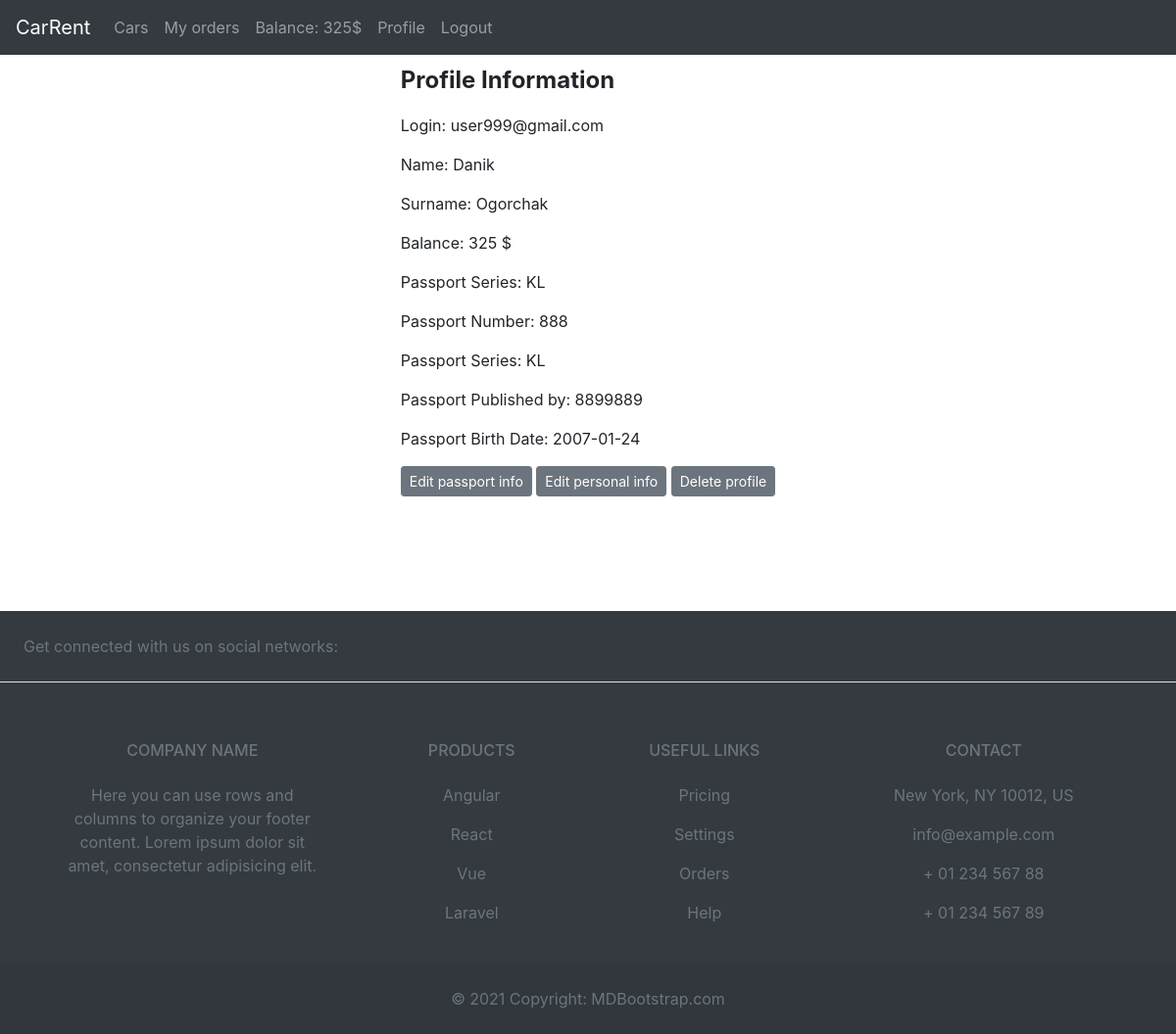
Page /profile (signed in) on the committed database.
### car_rental_app/models/user.py (models this page shows, shortened)
class User(UserMixin, db.Model):
    __tablename__ = "user"
    id = db.Column(db.Integer, primary_key=True, autoincrement=True)
    login = db.Column(db.String(50), unique=True)
    name = db.Column(db.String(50), nullable=False)
    surname = db.Column(db.String(50), nullable=False)
    balance = db.Column(db.Integer, default=0)
    passport_id = db.Column(db.Integer, db.ForeignKey("passport.id"))
    password = db.Column(db.String(10), nullable=False)
    user = db.relationship("Order", cascade="all,delete", backref="creator")

### car_rental_app/models/passport.py (models this page shows, shortened)
class Passport(db.Model):
    __tablename__ = "passport"
    id = db.Column(db.Integer, primary_key=True, autoincrement=True)
    series = db.Column(db.String(2), default=None)
    number = db.Column(db.Integer, unique=True, nullable=False)
    published_by = db.Column(db.Integer, nullable=False)
    date_of_birth = db.Column(db.Date, nullable=False)
    user = db.relationship(
        "User", uselist=False, cascade="all,delete", backref="passport"
    )

### car_rental_app/views/user_view.py (the view)
@public_blueprint.route("/profile", methods=["GET"])
@login_required
def profile_page():
    return render_template("profile.html")

### car_rental_app/models/user.py (called while the page is built)
@login_manager.user_loader
def load_user(user_id):
    return User.query.get(int(user_id))

### car_rental_app/templates/profile.html (shortened to what this page needs)
{% extends 'base.html' %}
{% block content %}
    <div class="d-flex justify-content-center">
        {% if current_user.is_authenticated %}
            <div style="justify-content: center; height: 70vh">
                <p style="font-size: 3vh"><strong>Profile Information</strong></p>
                <p>Login: {{ current_user.login }}</p>
                <p>Name: {{ current_user.name }}</p>
                <p>Surname: {{ current_user.surname }}</p>
                <p>Balance: {{ current_user.balance }} $</p>
                <p>Passport Series: {{ current_user.passport.series }}</p>
                <p>Passport Number: {{ current_user.passport.number }}</p>
                <p>Passport Series: {{ current_user.passport.series }}</p>
                <p>Passport Published by: {{ current_user.passport.published_by }}</p>
                <p>Passport Birth Date: {{ current_user.passport.date_of_birth }}</p>
                <a class="btn btn-sm btn-secondary" href="{{ url_for('public.edit_passport') }}">Edit passport info</a>
                <a class="btn btn-sm btn-secondary" href="{{ url_for('public.edit_user') }}">Edit personal info</a>
                <a class="btn btn-sm btn-secondary" href="{{ url_for('public.delete_user') }}">Delete profile</a>
            </div>
        {% endif %}
    </div>
{% endblock %}

### car_rental_app/templates/base.html (shortened to what this page needs)
<!DOCTYPE html>
<html lang="en">
<head>
    <link rel="stylesheet" href="../static/styles.css">
    <link rel="stylesheet" href="https://stackpath.bootstrapcdn.com/bootstrap/4.4.1/css/bootstrap.min.css"
>
</head>
<body>
<nav class="navbar navbar-expand-lg navbar-dark bg-dark">
    <a class="navbar-brand" href="#">CarRent</a>
    <div class="collapse navbar-collapse" id="navbarNavAltMarkup">
        <div class="navbar-nav">
            {% if current_user.is_authenticated %}
                <a class="nav-item nav-link" href="{{ url_for('public.show_cars') }} "> Cars <span class="sr-only">(current)</span></a>
                <a class="nav-item nav-link" href="{{ url_for('public.show_user_orders') }}">My orders</a>
                <a class="nav-item nav-link" href="{{ url_for('public.edit_balance') }}" aria-disabled="true">Balance: {{ current_user.balance }}$</a>
                <a class="nav-item nav-link" href="{{ url_for('public.profile_page') }}">Profile</a>
                <a class="nav-item nav-link" href="{{ url_for('public.logout_page') }}">Logout</a>
            {% else %}
                <a class="nav-item nav-link" href="{{ url_for('public.login_page') }}">Sign in</a>
                <a class="nav-item nav-link" href="{{ url_for('public.register_page') }}">Sing up</a>
            {% endif%}
        </div>
    </div>
</nav>
<div class="container">
    <div>
        <div class="content">
            {% block content %}
            {% endblock %}
        </div>
    </div>
</div>
</body>
<footer class="text-center text-lg-start bg-dark text-muted">
    <section
            class="d-flex justify-content-center justify-content-lg-between p-4 border-bottom"
    >
        <div class="me-5 d-none d-lg-block">
            <span>Get connected with us on social networks:</span>
        </div>
    </section>
    <section class="" style="margin-top: 5%">
        <div class="container text-center text-md-start mt-5">
            <div class="row mt-3">
                <div class="col-md-3 col-lg-4 col-xl-3 mx-auto mb-4">
                    <h6 class="text-uppercase fw-bold mb-4">
                        Company name
                    </h6>
                    <p>
                        Here you can use rows and columns to organize your footer content. Lorem ipsum
                        dolor sit amet, consectetur adipisicing elit.
                    </p>
                </div>
                <div class="col-md-2 col-lg-2 col-xl-2 mx-auto mb-4">
                    <h6 class="text-uppercase fw-bold mb-4">
                        Products
                    </h6>
                    <p>
                        <a href="#!" class="text-reset">Angular</a>
                    </p>
                    <p>
                        <a href="#!" class="text-reset">React</a>
                    </p>
                    <p>
                        <a href="#!" class="text-reset">Vue</a>
                    </p>
                    <p>
                        <a href="#!" class="text-reset">Laravel</a>
                    </p>
                </div>
                <div class="col-md-3 col-lg-2 col-xl-2 mx-auto mb-4">
                    <h6 class="text-uppercase fw-bold mb-4">
                        Useful links
                    </h6>
                    <p>
                        <a href="#!" class="text-reset">Pricing</a>
                    </p>
                    <p>
                        <a href="#!" class="text-reset">Settings</a>
                    </p>
                    <p>
                        <a href="#!" class="text-reset">Orders</a>
                    </p>
                    <p>
                        <a href="#!" class="text-reset">Help</a>
                    </p>
                </div>
                <div class="col-md-4 col-lg-3 col-xl-3 mx-auto mb-md-0 mb-4">
                    <h6 class="text-uppercase fw-bold mb-4">
                        Contact
                    </h6>
                    <p> New York, NY 10012, US</p>
                    <p>
                        info@example.com
                    </p>
                    <p> + 01 234 567 88</p>
                    <p> + 01 234 567 89</p>
                </div>
            </div>
        </div>
    </section>
    <div class="text-center p-4" style="background-color: rgba(0, 0, 0, 0.05);">
        © 2021 Copyright:
        <a class="text-reset fw-bold" href="https://mdbootstrap.com/">MDBootstrap.com</a>
    </div>
</footer>
</html>

### car_rental_app/static/styles.css (style rules this page uses)
.container { max-width: 1000px; margin: 0 auto; }
@media ( max-width: 1200px ) { .container { max-width: 600px; margin: 0 auto; } }

### rows in the picture
User: balance "325", login "user999@gmail.com", name "Danik", surname "Ogorchak"
Passport: passport.series "KL", passport.number "888", passport.published_by "8899889", passport.date_of_birth "2007-01-24"
